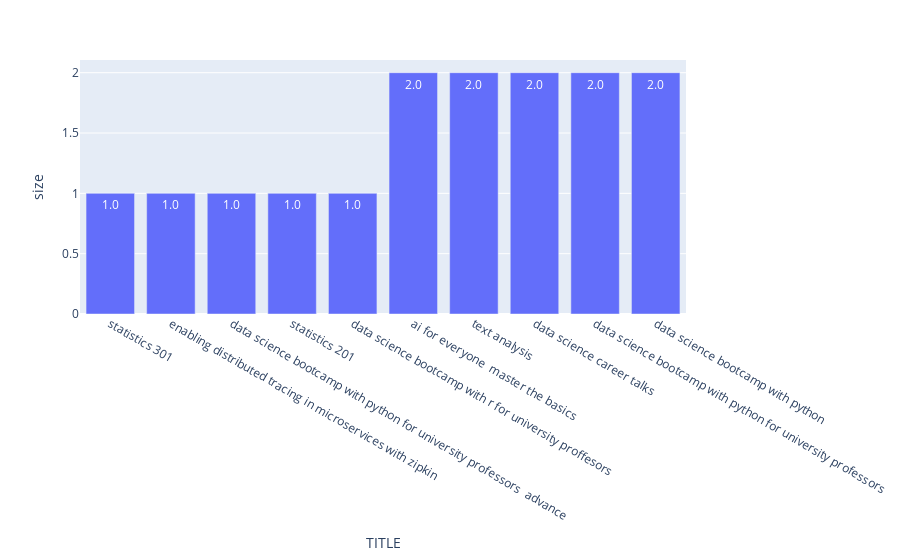

Source (notebook cell):
### Code cell
dummy2 = dummy.sort_values(by='size').head(10)
fig = px.bar(dummy2, x='TITLE', y='size',text_auto='.2s')

fig.show()

### Figure 1 — Plotly figure (JSON) as saved in the notebook; plotly's stock layout.template omitted (floating-point values rounded to 4 significant figures)
{"data": [{"alignmentgroup": "True", "hovertemplate": "TITLE=%{x}<br>size=%{y}<extra></extra>", "legendgroup": "", "marker": {"color": "#636efa", "pattern": {"shape": ""}}, "name": "", "offsetgroup": "", "orientation": "v", "showlegend": false, "textposition": "auto", "texttemplate": "%{y:.2s}", "type": "bar", "x": ["statistics 301", "enabling distributed tracing in microservices with zipkin", "data science bootcamp with python for university professors  advance", "statistics 201", "data science bootcamp with r for university proffesors", "ai for everyone  master the basics", "text analysis", "data science career talks", "data science bootcamp with python for university professors", "data science bootcamp with python"], "xaxis": "x", "y": [1, 1, 1, 1, 1, 2, 2, 2, 2, 2], "yaxis": "y"}], "layout": {"barmode": "relative", "legend": {"tracegroupgap": 0}, "margin": {"t": 60}, "xaxis": {"anchor": "y", "domain": [0, 1], "title": {"text": "TITLE"}}, "yaxis": {"anchor": "x", "domain": [0, 1], "title": {"text": "size"}}}}
